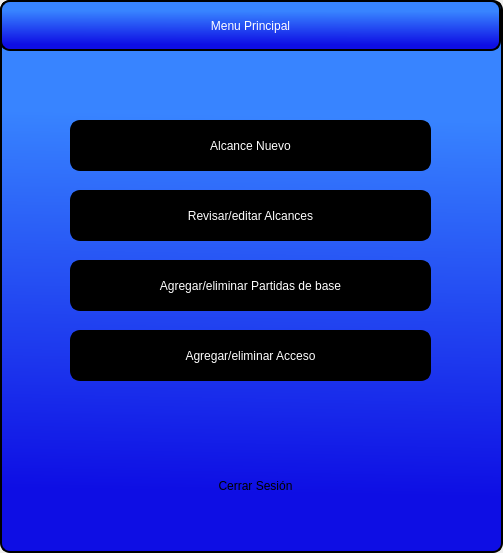
<?xml version="1.0" encoding="UTF-8"?>
<ui version="4.0">
 <class>Menu_Principal</class>
 <widget class="QMainWindow" name="Menu_Principal">
  <property name="geometry">
   <rect>
    <x>0</x>
    <y>0</y>
    <width>503</width>
    <height>553</height>
   </rect>
  </property>
  <property name="windowTitle">
   <string>MainWindow</string>
  </property>
  <widget class="QWidget" name="centralwidget">
   <layout class="QVBoxLayout" name="verticalLayout">
    <property name="spacing">
     <number>0</number>
    </property>
    <property name="leftMargin">
     <number>0</number>
    </property>
    <property name="topMargin">
     <number>0</number>
    </property>
    <property name="rightMargin">
     <number>0</number>
    </property>
    <property name="bottomMargin">
     <number>0</number>
    </property>
    <item>
     <widget class="QFrame" name="frame">
      <property name="styleSheet">
       <string notr="true">background-color: qlineargradient(spread:pad, x1:0.494, y1:0.982727, x2:0.512, y2:0, stop:0.0909091 rgba(14, 14, 228, 255), stop:0.789773 rgba(56, 132, 255, 255));
border-radius:10px;
border: 2px solid #000000</string>
      </property>
      <property name="frameShape">
       <enum>QFrame::StyledPanel</enum>
      </property>
      <property name="frameShadow">
       <enum>QFrame::Raised</enum>
      </property>
      <widget class="QLabel" name="label_Menu">
       <property name="geometry">
        <rect>
         <x>0</x>
         <y>0</y>
         <width>501</width>
         <height>51</height>
        </rect>
       </property>
       <property name="styleSheet">
        <string notr="true">background-color: qlineargradient(spread:pad, x1:0.494, y1:0.982727, x2:0.512, y2:0, stop:0.0909091 rgba(14, 14, 228, 255), stop:0.789773 rgba(56, 132, 255, 255));
font: 20pt &quot;Arial&quot;;
color: rgb(255, 255, 255);
border-radius:10px;
border: 2px solid #000000;</string>
       </property>
       <property name="text">
        <string>Menu Principal</string>
       </property>
       <property name="alignment">
        <set>Qt::AlignCenter</set>
       </property>
      </widget>
      <widget class="QPushButton" name="btn_Alcance_nuevo">
       <property name="enabled">
        <bool>true</bool>
       </property>
       <property name="geometry">
        <rect>
         <x>70</x>
         <y>120</y>
         <width>361</width>
         <height>51</height>
        </rect>
       </property>
       <property name="styleSheet">
        <string notr="true">QPushButton{

	
	
	
	
	background-color: rgb(0, 0, 0);
	font: 12pt &quot;MS Shell Dlg 2&quot;;
    color:rgb(255, 255, 255);


}


QPushButton:hover{


	background-color: rgb(255, 255, 255);
	font: 15pt &quot;MS Shell Dlg 2&quot;;
    color:rgb(0, 0, 0);



}</string>
       </property>
       <property name="text">
        <string>Alcance Nuevo</string>
       </property>
      </widget>
      <widget class="QPushButton" name="btn_Revisar_editar">
       <property name="enabled">
        <bool>true</bool>
       </property>
       <property name="geometry">
        <rect>
         <x>70</x>
         <y>190</y>
         <width>361</width>
         <height>51</height>
        </rect>
       </property>
       <property name="styleSheet">
        <string notr="true">QPushButton{

	
	
	
	
	background-color: rgb(0, 0, 0);
	font: 12pt &quot;MS Shell Dlg 2&quot;;
    color:rgb(255, 255, 255);


}


QPushButton:hover{


	background-color: rgb(255, 255, 255);
	font: 15pt &quot;MS Shell Dlg 2&quot;;
    color:rgb(0, 0, 0);



}</string>
       </property>
       <property name="text">
        <string>Revisar/editar Alcances</string>
       </property>
      </widget>
      <widget class="QPushButton" name="btn_Agregar_partidas">
       <property name="enabled">
        <bool>true</bool>
       </property>
       <property name="geometry">
        <rect>
         <x>70</x>
         <y>260</y>
         <width>361</width>
         <height>51</height>
        </rect>
       </property>
       <property name="styleSheet">
        <string notr="true">QPushButton{

	
	
	
	
	background-color: rgb(0, 0, 0);
	font: 12pt &quot;MS Shell Dlg 2&quot;;
    color:rgb(255, 255, 255);


}


QPushButton:hover{


	background-color: rgb(255, 255, 255);
	font: 15pt &quot;MS Shell Dlg 2&quot;;
    color:rgb(0, 0, 0);



}</string>
       </property>
       <property name="text">
        <string>Agregar/eliminar Partidas de base</string>
       </property>
      </widget>
      <widget class="QPushButton" name="btn_Agregar_acceso">
       <property name="enabled">
        <bool>true</bool>
       </property>
       <property name="geometry">
        <rect>
         <x>70</x>
         <y>330</y>
         <width>361</width>
         <height>51</height>
        </rect>
       </property>
       <property name="styleSheet">
        <string notr="true">QPushButton{

	
	
	
	
	background-color: rgb(0, 0, 0);
	font: 12pt &quot;MS Shell Dlg 2&quot;;
    color:rgb(255, 255, 255);


}


QPushButton:hover{


	background-color: rgb(255, 255, 255);
	font: 15pt &quot;MS Shell Dlg 2&quot;;
    color:rgb(0, 0, 0);



}</string>
       </property>
       <property name="text">
        <string>Agregar/eliminar Acceso</string>
       </property>
      </widget>
      <widget class="QPushButton" name="btn_Cerrar_sesion">
       <property name="geometry">
        <rect>
         <x>180</x>
         <y>470</y>
         <width>151</width>
         <height>31</height>
        </rect>
       </property>
       <property name="styleSheet">
        <string notr="true">QPushButton{

	
	
	
	background-color: rgba(0, 0, 0,0%);
	font: 10pt &quot;MS Shell Dlg 2&quot;;
    border: none;


}


QPushButton:hover{


	background-color:rgb(255, 0, 0);
	font: 12pt &quot;MS Shell Dlg 2&quot;;




}</string>
       </property>
       <property name="text">
        <string>Cerrar Sesión</string>
       </property>
      </widget>
     </widget>
    </item>
   </layout>
  </widget>
 </widget>
 <resources/>
 <connections>
  <connection>
   <sender>btn_Cerrar_sesion</sender>
   <signal>clicked()</signal>
   <receiver>Menu_Principal</receiver>
   <slot>close()</slot>
   <hints>
    <hint type="sourcelabel">
     <x>243</x>
     <y>479</y>
    </hint>
    <hint type="destinationlabel">
     <x>249</x>
     <y>566</y>
    </hint>
   </hints>
  </connection>
 </connections>
</ui>
